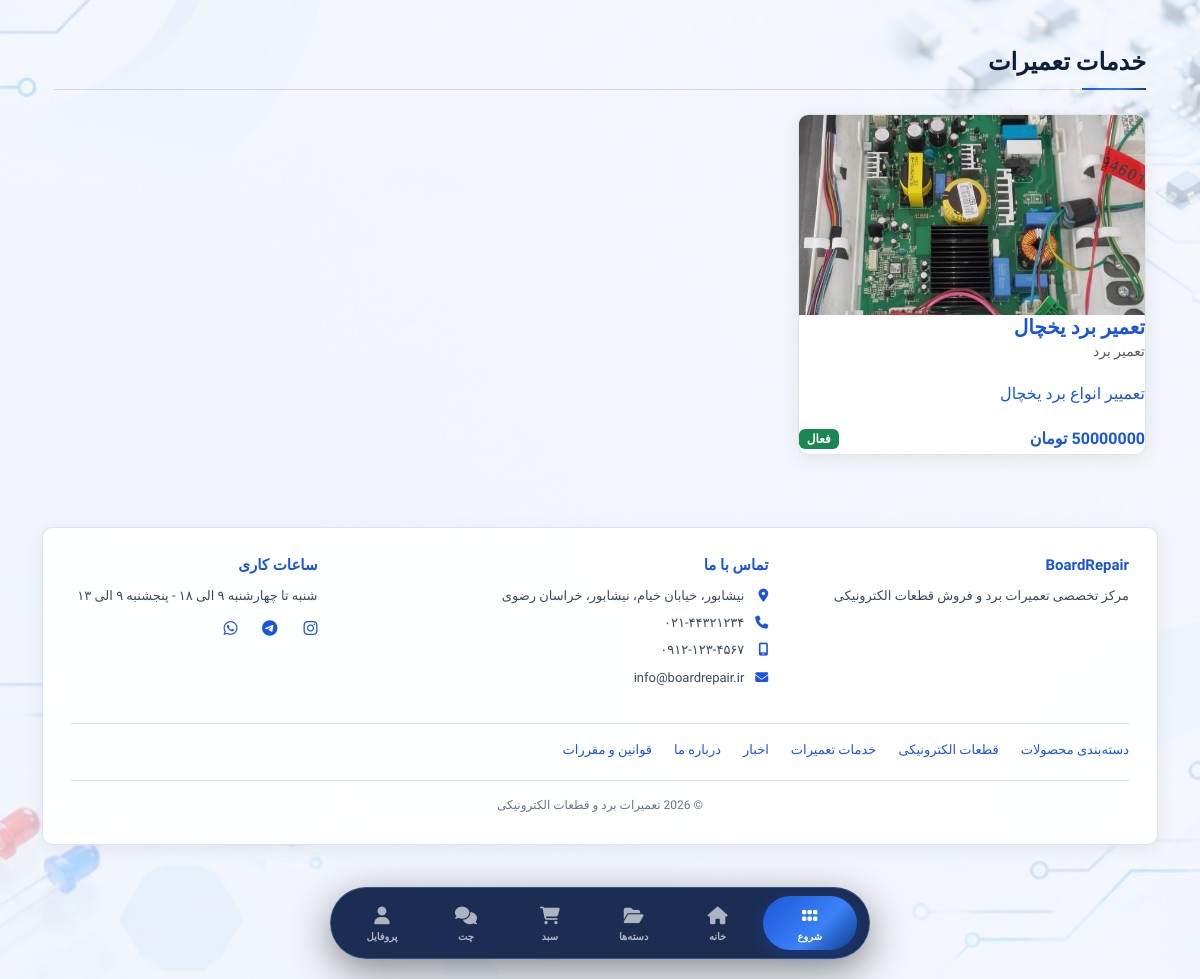
Page /services/ on the committed database.
### shop/models.py (models this page shows, shortened)
class RepairService(models.Model):
    SERVICE_TYPES = [
        ('board_repair', 'تعمیر برد'),
        ('motherboard_repair', 'تعمیر مادربرد'),
        ('laptop_repair', 'تعمیر لپ‌تاپ'),
        ('phone_repair', 'تعمیر موبایل'),
        ('psu_repair', 'تعمیر منبع تغذیه'),
        ('diagnostic', 'عیب‌یابی'),
        ('soldering', 'سولدینگ'),
        ('reballing', 'ریبالتینگ'),
        ('other', 'سایر'),
    ]
    name = models.CharField(max_length=200, verbose_name="نام خدمت")
    service_type = models.CharField(max_length=20, choices=SERVICE_TYPES, verbose_name="نوع خدمت")
    description = models.TextField(verbose_name="توضیحات")
    price = models.DecimalField(max_digits=10, decimal_places=0, verbose_name="قیمت", default=0)
    image = models.ImageField(upload_to='services/', verbose_name="تصویر", blank=True, null=True)
    is_active = models.BooleanField(default=True, verbose_name="فعال")
    created_at = models.DateTimeField(auto_now_add=True)
    updated_at = models.DateTimeField(auto_now=True)
    class Meta:
        verbose_name = "خدمت تعمیرات"
        verbose_name_plural = "خدمات تعمیرات"

class SiteSettings(models.Model):
    COLOR_THEMES = [
        ('blue-gold', 'آبی و طلایی'),
        ('blue-blue', 'آبی و آبی'),
        ('black-blue', 'مشکی و آبی'),
        ('black-gold', 'مشکی و طلایی'),
    ]
    site_name = models.CharField(max_length=100, default="تعمیرات برد و قطعات الکترونیکی", verbose_name="نام سایت")
    site_description = models.TextField(blank=True, verbose_name="توضیحات سایت")
    logo_text = models.CharField(max_length=50, default="BoardRepair", verbose_name="متن لوگو")
    color_theme = models.CharField(max_length=20, choices=COLOR_THEMES, default='blue-gold', verbose_name="تم رنگی سایت")
    background_image = models.ImageField(upload_to='backgrounds/', blank=True, null=True, verbose_name="عکس پس‌زمینه")
    background_overlay_opacity = models.PositiveIntegerField(default=70, verbose_name="درصد تیرگی روی عکس (0-100)")
    background_fixed = models.BooleanField(default=True, verbose_name="ثابت بودن پس‌زمینه")
    address_line1 = models.CharField(max_length=200, default="تهران، خیابان اصلی", verbose_name="آدرس خط ۱")
    address_line2 = models.CharField(max_length=200, blank=True, verbose_name="آدرس خط ۲")
    address_city = models.CharField(max_length=100, default="تهران", verbose_name="شهر")
    address_state = models.CharField(max_length=100, default="تهران", verbose_name="استان")
    address_postal_code = models.CharField(max_length=20, blank=True, verbose_name="کد پستی")
    phone1 = models.CharField(max_length=20, default="۰۲۱-۴۴۳۲۱۲۳۴", verbose_name="تلفن ۱")
    phone2 = models.CharField(max_length=20, blank=True, verbose_name="تلفن ۲")
    mobile = models.CharField(max_length=20, default="۰۹۱۲-۱۲۳-۴۵۶۷", verbose_name="موبایل")
    email = models.EmailField(default="info@boardrepair.ir", verbose_name="ایمیل")
    instagram = models.CharField(max_length=100, blank=True, default="boardrepair", verbose_name="اینستاگرام")
    telegram = models.CharField(max_length=100, blank=True, default="boardrepair", verbose_name="تلگرام")
    whatsapp = models.CharField(max_length=100, blank=True, default="989121234567", verbose_name="واتساپ")
    working_hours = models.CharField(max_length=200, default="شنبه تا چهارشنبه ۹ الی ۱۸ - پنجشنبه ۹ الی ۱۳", verbose_name="ساعات کاری")
    min_amount_for_shaba = models.PositiveIntegerField(
        default=5000000,
        verbose_name="حداقل مبلغ برای شماره شبا (تومان)"
    )
    card_number = models.CharField(max_length=30, default="6037-9972-4418-1732", verbose_name="شماره کارت")
    card_holder_name = models.CharField(max_length=100, default="مدیر فروشگاه", verbose_name="نام صاحب کارت")
    shaba_number = models.CharField(max_length=30, default="IR123456789012345678901234", verbose_name="شماره شبا")
    bank_name = models.CharField(max_length=100, default="بانک ملی", verbose_name="نام بانک")
    updated_at = models.DateTimeField(auto_now=True)
    class Meta:
        verbose_name = "تنظیمات سایت"
        verbose_name_plural = "تنظیمات سایت"
    def get_full_address(self):
        address = self.address_line1
        if self.address_line2:
            address += f"، {self.address_line2}"
        address += f"، {self.address_city}، {self.address_state}"
        return address

### shop/views.py (the view)
# urls.py: path('services/', views.repair_services_view, name='repair_services'),
def repair_services_view(request):
    services = RepairService.objects.filter(is_active=True)
    return render(request, 'shop/repair_services.html', {'services': services})

### shop/context_processors.py (called while the page is built)
def site_settings(request):
    try:
        settings = SiteSettings.objects.first()
        if not settings:
            settings = SiteSettings.objects.create()
    except:
        settings = None
    return {
        'site_settings': settings,
    }

### shop/views.py (called while the page is built)
def admin_access_middleware(get_response):
    def middleware(request):
        if request.path.startswith('/admin/') and not request.user.is_superuser:
            if is_admin_locked():
                return render(request, 'shop/admin_locked.html', status=403)
        return get_response(request)
    return middleware

### shop/templates/shop/repair_services.html (shortened to what this page needs)
{% extends 'shop/base.html' %}
{% block content %}
<div class="container py-4">
    <h3 class="section-title">خدمات تعمیرات</h3>
    <div class="row g-4">
        {% for service in services %}
            <div class="col-md-6 col-lg-4">
                <a href="{% url 'shop:service_detail' service.id %}" class="text-decoration-none">
                    <div class="card-custom h-100">
                        {% if service.image %}
                            <img src="{{ service.image.url }}" class="card-img-top" alt="{{ service.name }}" style="height: 200px; object-fit: cover;">
                        {% else %}
                            <div class="card-img-top bg-light d-flex align-items-center justify-content-center" style="height: 200px;">
                                <i class="fas fa-tools fa-4x" style="color: var(--primary-blue-light);"></i>
                            </div>
                        {% endif %}
                        <div class="card-body">
                            <h5 class="card-title fw-bold">{{ service.name }}</h5>
                            <p class="text-muted small">{{ service.get_service_type_display }}</p>
                            <p class="card-text">{{ service.description|truncatechars:100 }}</p>
                            <div class="d-flex justify-content-between align-items-center">
                                <span class="fw-bold text-primary" style="color: var(--primary-blue) !important;">
                                    {{ service.price|floatformat:0 }} تومان
                                </span>
                                <span class="badge bg-success">فعال</span>
                            </div>
                        </div>
                    </div>
                </a>
            </div>
        {% empty %}
            <div class="col-12 text-center py-5">
                <i class="fas fa-tools fa-4x text-muted"></i>
                <p class="mt-3">خدمتی ثبت نشده است</p>
            </div>
        {% endfor %}
    </div>
</div>
{% endblock %}

### shop/templates/shop/base.html (shortened to what this page needs)
{% load static %}
<!DOCTYPE html>
<html lang="fa" dir="rtl" data-theme="{{ site_settings.color_theme|default:'blue-gold' }}">
<head>
    <link rel="stylesheet" href="https://cdnjs.cloudflare.com/ajax/libs/font-awesome/6.5.1/css/all.min.css">
    <link rel="stylesheet" href="https://cdn.jsdelivr.net/npm/bootstrap@5.3.3/dist/css/bootstrap.rtl.min.css">
</head>
<body>
    <div class="site-bg"></div>
    <div class="site-bg-overlay"></div>
    <main class="py-4" id="main-content">
        <div class="container">
            {% block content %}{% endblock %}
            {% if site_settings %}
            <footer class="site-footer card-custom" itemscope itemtype="https://schema.org/WPFooter">
                <div class="row g-4">
                    <div class="col-md-4">
                        <h6>{{ site_settings.logo_text }}</h6>
                        <p>{{ site_settings.site_description|default:"مرکز تخصصی تعمیرات برد و فروش قطعات الکترونیکی" }}</p>
                    </div>
                    <div class="col-md-5">
                        <h6>تماس با ما</h6>
                        <ul>
                            <li><i class="fas fa-location-dot"></i>{{ site_settings.get_full_address }}</li>
                            <li><i class="fas fa-phone"></i>{{ site_settings.phone1 }}{% if site_settings.phone2 %} - {{ site_settings.phone2 }}{% endif %}</li>
                            <li><i class="fas fa-mobile-screen"></i>{{ site_settings.mobile }}</li>
                            <li><i class="fas fa-envelope"></i>{{ site_settings.email }}</li>
                        </ul>
                    </div>
                    <div class="col-md-3">
                        <h6>ساعات کاری</h6>
                        <p>{{ site_settings.working_hours }}</p>
                        <div class="d-flex gap-3 mt-2">
                            {% if site_settings.instagram %}<a href="https://instagram.com/{{ site_settings.instagram }}" target="_blank" rel="noopener" aria-label="اینستاگرام"><i class="fab fa-instagram"></i></a>{% endif %}
                            {% if site_settings.telegram %}<a href="https://t.me/{{ site_settings.telegram }}" target="_blank" rel="noopener" aria-label="تلگرام"><i class="fab fa-telegram"></i></a>{% endif %}
                            {% if site_settings.whatsapp %}<a href="https://wa.me/{{ site_settings.whatsapp }}" target="_blank" rel="noopener" aria-label="واتساپ"><i class="fab fa-whatsapp"></i></a>{% endif %}
                        </div>
                    </div>
                </div>
                <nav class="footer-links" aria-label="پیوندهای مهم">
                    <a href="{% url 'shop:category_list' %}">دسته‌بندی محصولات</a>
                    <a href="{% url 'shop:component_list' %}">قطعات الکترونیکی</a>
                    <a href="{% url 'shop:repair_services' %}">خدمات تعمیرات</a>
                    <a href="{% url 'shop:news_list' %}">اخبار</a>
                    <a href="{% url 'shop:about' %}">درباره ما</a>
                    <a href="{% url 'shop:terms' %}">قوانین و مقررات</a>
                </nav>
                <div class="footer-bottom">© {% now "Y" %} {{ site_settings.site_name }}</div>
            </footer>
            {% endif %}
        </div>
    </main>
    <div class="bottom-dock">
        <nav class="dock-container" aria-label="ناوبری اصلی">
            <button class="dock-start-btn" onclick="toggleStartMenu()" id="startBtn" aria-label="منوی شروع">
                <i class="fas fa-grip"></i><span>شروع</span>
            </button>
            <a href="{% url 'shop:home' %}" class="dock-item {% if request.path == '/' %}active{% endif %}" aria-label="خانه">
                <i class="fas fa-house"></i><span>خانه</span>
            </a>
            <a href="{% url 'shop:category_list' %}" class="dock-item" aria-label="دسته‌ها">
                <i class="fas fa-folder-open"></i><span>دسته‌ها</span>
            </a>
            <a href="{% url 'shop:cart' %}" class="dock-item" aria-label="سبد خرید">
                <i class="fas fa-cart-shopping"></i><span>سبد</span>
            </a>
            <a href="{% url 'shop:chat' %}" class="dock-item" aria-label="چت پشتیبانی">
                <i class="fas fa-comments"></i><span>چت</span>
            </a>
            <a href="{% url 'shop:profile' %}" class="dock-item" aria-label="پروفایل">
                <i class="fas fa-user"></i><span>پروفایل</span>
            </a>
        </nav>
    </div>
</body>
</html>

### rows in the picture
RepairService: image (picture), name "تعمیر برد یخچال", service_type "تعمیر برد", description "تعمییر انواع برد یخچال", price "50000000"
SiteSettings: logo_text "BoardRepair", site_description "مرکز تخصصی تعمیرات برد و فروش قطعات الکترونیکی", get_full_address "نیشابور، خیابان خیام، نیشابور، خراسان رضوی", phone1 "۰۲۱-۴۴۳۲۱۲۳۴", mobile "۰۹۱۲-۱۲۳-۴۵۶۷", email "info@boardrepair.ir", working_hours "شنبه تا چهارشنبه ۹ الی ۱۸ - پنجشنبه ۹ الی ۱۳", site_name "تعمیرات برد و قطعات الکترونیکی"
